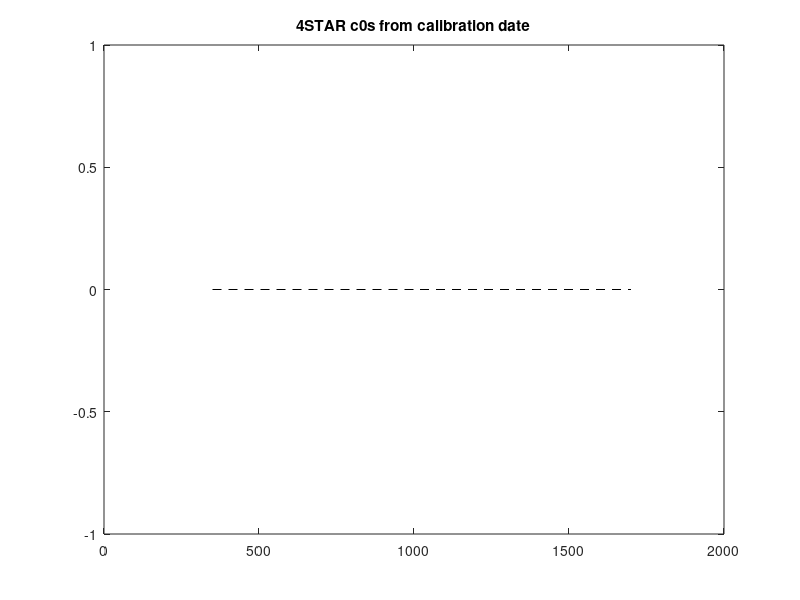
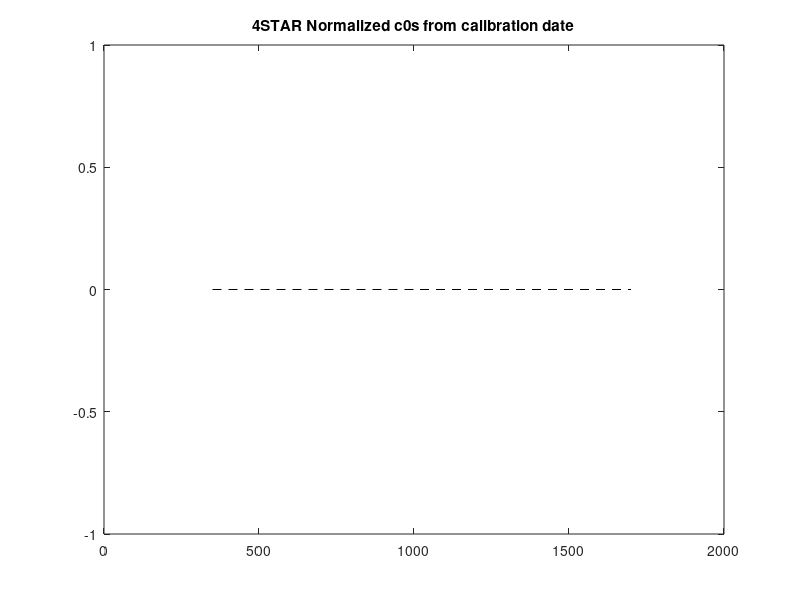

Source code (MATLAB) for these figures, in order: (Note: this script raises an error after producing the figures.)
% Checking some c0, and calculating the averages
close all
clear all
fp = 'C:\Users\sleblan2\Research\4STAR_codes\data_folder\';
fp_out = 'C:\Users\sleblan2\Research\MLO\2017_May\figs\';

vis_names = {'20170526_VIS_C0_refined_Langley_4STAR_MLO_May2017.dat';...
    '20170527_VIS_C0_refined_Langley_4STAR_MLO_May2017.dat';...
    '20170528_VIS_C0_refined_Langley_4STAR_MLO_May2017.dat';...
    '20170529_VIS_C0_refined_Langley_4STAR_MLO_May2017.dat';...
    '20170530_VIS_C0_refined_Langley_4STAR_MLO_May2017.dat';...
    '20170531_VIS_C0_refined_Langley_4STAR_MLO_May2017_am.dat';...
    '20170531_VIS_C0_refined_Langley_4STAR_MLO_May2017_pm.dat';...
    '20170604_VIS_C0_refined_langley_4STARpm.dat';...
    '20170605_VIS_C0_refined_langley_4STARam.dat';...
    '20170605_VIS_C0_refined_langley_4STARpm.dat';...
    '20160927_VIS_C0_refined_mix_Langley_airborne_MLO_high_alt_AOD_ORACLES_averages_v1.dat'};

nir_names = {'20170526_NIR_C0_refined_Langley_4STAR_MLO_May2017.dat';...
    '20170527_NIR_C0_refined_Langley_4STAR_MLO_May2017.dat';...
    '20170528_NIR_C0_refined_Langley_4STAR_MLO_May2017.dat';...
    '20170529_NIR_C0_refined_Langley_4STAR_MLO_May2017.dat';...
    '20170530_NIR_C0_refined_Langley_4STAR_MLO_May2017.dat';...
    '20170531_NIR_C0_refined_Langley_4STAR_MLO_May2017_am.dat';...
    '20170531_NIR_C0_refined_Langley_4STAR_MLO_May2017_pm.dat';...
    '20170604_NIR_C0_refined_langley_4STARpm.dat';...
    '20170605_NIR_C0_refined_langley_4STARam.dat';...
    '20170605_NIR_C0_refined_langley_4STARpm.dat';...
    '20160927_NIR_C0_refined_mix_Langley_airborne_MLO_high_alt_AOD_ORACLES_averages_v1.dat'};

supp = {'cloudy';'good';'hazy';'cloudy';'cloudy';'good am';'good pm';'good pm';'good am';'good pm';'ORACLES c0'};
i_avg = [2,6,7,8,9,10];
n = length(vis_names);
c0v = {}; c0rv = {}; c0n = {}; corn = {}; leg = {};

fig = figure;
plot([350,1000,1700],[0,0,0],'--k');
title('4STAR c0s from calibration date')
hold on;

fig2 = figure;
plot([350,1000,1700],[0,0,0],'--k');
title('4STAR Normalized c0s from calibration date')
hold on;

cm = jet(n);
for i=1:n;
    visfilename = [fp vis_names{i}]
    nirfilename = [fp nir_names{i}]
    
    a=importdata(which(visfilename));
    visc0(i,:)=a.data(:,strcmp(lower(a.colheaders), 'c0'))';
    visc0err(i,:)=a.data(:,strcmp(lower(a.colheaders), 'c0err'))';
    c0v{i} = visc0; c0rv{i} = visc0err;
    
    b=importdata(which(nirfilename));
    nirc0(i,:)=b.data(:,strcmp(lower(b.colheaders), 'c0'))';
    nirc0err(i,:)=b.data(:,strcmp(lower(b.colheaders), 'c0err'))';
    c0n{i} = nirc0; c0rn{i} = nirc0err;
    
    w_vis = a.data(:,strcmp(lower(a.colheaders),'wavelength'));
    w_nir = b.data(:,strcmp(lower(b.colheaders),'wavelength'));
    
    leg{i} = [supp{i} '-' vis_names{i}(1:8)];
    
    figure(fig);
    if any(i_avg==i);
        l = plot(w_vis,visc0(i,:),'color',cm(i,:),'linewidth',4);
         plot(w_nir,nirc0(i,:).*10,'color',cm(i,:),'linewidth',4);
    else;
        l = plot(w_vis,visc0(i,:),'color',cm(i,:));
         plot(w_nir,nirc0(i,:).*10,'color',cm(i,:));
    end;
    p(i) = l;
   
    
    figure(fig2);
    if any(i_avg==i);
        l2 = plot(w_vis,visc0(i,:)./visc0(1,:).*100.0,'color',cm(i,:),'linewidth',4);
        plot(w_nir,nirc0(i,:)./nirc0(1,:).*100.0,'color',cm(i,:),'linewidth',4);
    else;
        l2 = plot(w_vis,visc0(i,:)./visc0(1,:).*100.0,'color',cm(i,:));
        plot(w_nir,nirc0(i,:)./nirc0(1,:).*100.0,'color',cm(i,:));
    end;
    p2(i) = l2;
    
    
end;
figure(fig);
legend(p,leg);
xlabel('Wavelength [nm]');
ylabel('c0 (NIR c0 x10)');
ylim([0,650]);

figure(fig2);
legend(p2,leg);
xlabel('Wavelength [nm]');
ylabel('Normalized c0');
ylim([80,120]);

figure;
l = plot(w_vis,visc0);
hold all
plot(w_nir,nirc0.*10);

legend(l,leg);
xlabel('Wavelength [nm]');
ylabel('c0');
ylim([0,800]);

% Now average the c0s for creating the right c0
%i_avg = [1 6 6 9 10 13 14 16];

visc0_avg = mean(visc0(i_avg,:));
visc0_std = std(visc0(i_avg,:));
nirc0_avg = mean(nirc0(i_avg,:));
nirc0_std = std(nirc0(i_avg,:));

figure(fig2);
l2 = plot(w_vis,visc0_avg./visc0(1,:).*100.0,'color','black');
plot(w_nir,nirc0_avg./nirc0(1,:).*100.0,'color','black');
grid;
p2(i+1) = l2;
leg{i+1} = 'good - Averages';
legend(p2,leg,'location','northeastoutside');

figure(fig);
l = plot(w_vis,visc0_avg,'color','black');
plot(w_nir,nirc0_avg.*10.0,'color','black');
grid; ylim([0,800]);
p(i+1) = l;
leg{i+1} = 'good - Averages';
legend(p,leg,'location','northeastoutside');

% Save the figures
save_fig(fig,[fp_out 'MLO_May2017_cal_c0']);
save_fig(fig2,[fp_out 'MLO_May2017_cal_c0_relative']);

figure(fig2);
ylim([96 104]);
save_fig(fig2,[fp_out 'MLO_May2017_cal_c0_relative_zoom']);

fig3 = figure;
ax1 = subplot(3,1,1);
plot(w_vis,visc0_avg,'.-k'); hold on;
plot(w_nir,nirc0_avg.*10.0,'.-k');hold off;
ylabel('c0 (NIR c0 x10)'); ylim([0,800])
title('4STAR C0 saved for good averages from MLO May 2017')
ax2 = subplot(3,1,2);

plot(w_vis,visc0_std./visc0_avg.*100.0,'.-k'); hold on;
plot(w_nir,nirc0_std./nirc0_avg.*100.0,'.-k');hold off;
ylabel('Relative std of c0 [%]');ylim([0,20]);
ax3 = subplot(3,1,3);
title('zoomed')
plot(w_vis,visc0_std./visc0_avg.*100.0,'.-k'); hold on;
plot(w_nir,nirc0_std./nirc0_avg.*100.0,'.-k');hold off;
ylabel('Relative std of c0 [%]');ylim([0,1]); grid;

linkaxes([ax1,ax2,ax3],'x');
xlabel('Wavelength [nm]'); 
save_fig(fig3,[fp_out 'MLO_May2017_cal_c0_avg']);


%stophere
% Now save the new averaged c0 for use
days_cell = '';
for i=1:length(i_avg);
    c = char(leg{i_avg(i)});
    days_cell = [days_cell ', ' c(1:4) '-' c(5:6) '-' c(7:8)];
end;
filesuffix='refined_Langley_MLO_May2017_4STAR_averages';
additionalnotes={'Langley at MLO, Data outside 2.0x the STD of 501 nm Langley residuals were screened out. ';...
    ['Averages of c0 from multiple days including: ' days_cell '. See the list of files below']};
daystr=leg{i_avg(end)}(end-7:end);
visfilename=fullfile(starpaths, [daystr '_VIS_C0_' filesuffix '.dat']);
nirfilename=fullfile(starpaths, [daystr '_NIR_C0_' filesuffix '.dat']);

vissource_alt=cellstr(char(vis_names{i_avg}));
nirsource_alt=cellstr(char(nir_names{i_avg}));
vissource = '(SEE Original files for sources)';
nirsource = '(SEE Original files for sources)';

starsavec0(visfilename, vissource, [additionalnotes; vissource_alt], w_vis, visc0_avg, visc0_std);
starsavec0(nirfilename, nirsource, [additionalnotes; nirsource_alt], w_nir, nirc0_avg, nirc0_std);

stophere



